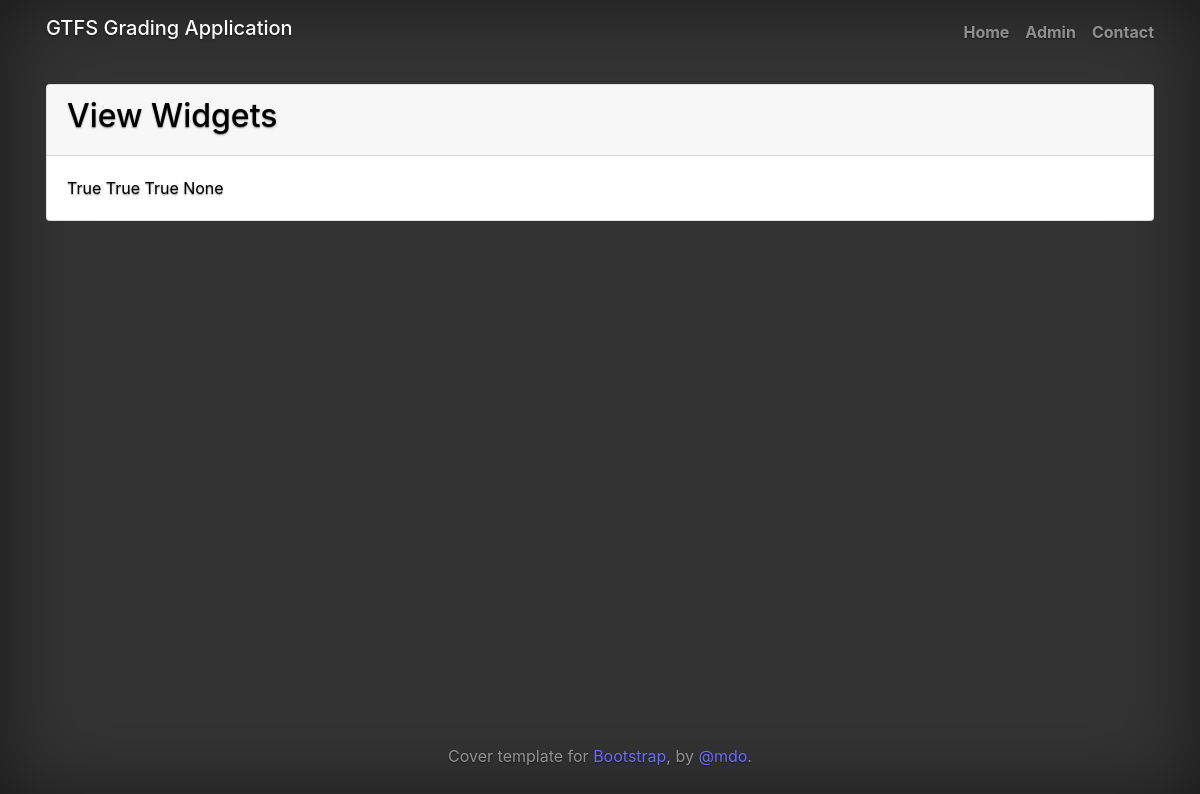
/gtfs_admin/view_review_widget/2/, run on the app's committed database.
### gtfs_grading_app/models.py (models this page shows, shortened)
class review_widget(models.Model):
    has_field = models.BooleanField(null=False, default=True)
    has_related_field_same_table = models.BooleanField(null=False, default=False)
    related_field_same_table = models.ManyToManyField(gtfs_field, related_name='+')
    has_related_field_other_table = models.BooleanField(null=False, default=False)
    related_field_other_table = models.CharField(max_length=150, null=True) # named reference to a function that will be coded to select this data

### gtfs_grading_app/views.py (the view)
# urls.py: path('gtfs_admin/view_review_widget/<int:pk>/', views.ViewReviewWidget.as_view(), name='view_review_widget'),
class ViewReviewWidget(DetailView):
    def get(self, request, *args, **kwargs):
        this_review_widget = get_object_or_404(review_widget, pk=kwargs['pk'])
        context = {'review_widget': this_review_widget}
        return render(request, 'admin/view_review_widget.html', context)

### templates/admin/view_review_widget.html (shortened to what this page needs)
{% extends "admin/view_widgets.html" %}
{% load static %}
{% block review_widget_details %}
    {{ review_widget.has_field }}
    {{ review_widget.has_related_field_same_table }}
    {{ review_widget.has_related_field_other_table }}
    {{ review_widget.related_field_other_table }}
{% endblock %}

### gtfs_grading_app/static/css/custom.css (style rules this page uses)
html, body { height: 100%; background-color: #333; }
body { display: -ms-flexbox; display: -webkit-box; display: flex; -ms-flex-pack: center; -webkit-box-pack: center; justify-content: center; color: #fff; text-shadow: 0 .05rem .1rem rgba(0, 0, 0, .5); box-shadow: inset 0 0 5rem rgba(0, 0, 0, .5); }

### data on the page
review_widget: has_field "True", has_related_field_same_table "True", has_related_field_other_table "True", related_field_other_table "None"
